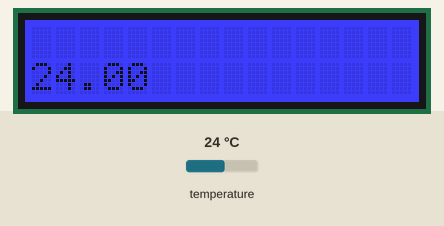
Simulated run of this sketch. Board: Arduino Uno, built with avr-gcc and run on an emulated ATmega328P. Parts: 16×2 character LCD. Inputs (shaded band) come from the test bench; at power-on: temperature 24 °C. What the sketch prints to the serial monitor is not drawn.

Above: at 2.2 s.
2.3 s: temperature set to 27.4 °C
At 2.7 s:
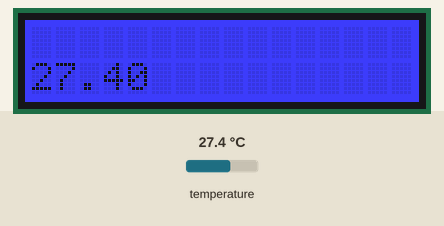
3.8 s: temperature set to 28.4 °C
At 4.6 s:
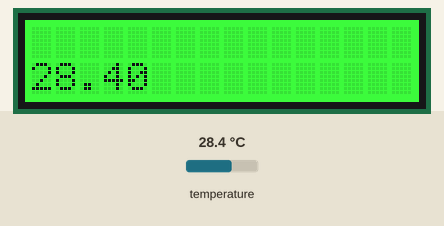
5.3 s: temperature set to 12 °C
At 6.1 s:
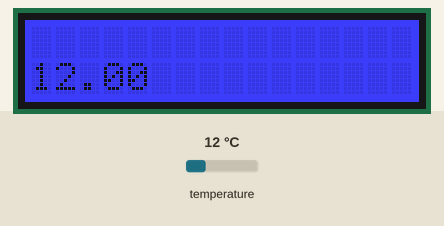
Timing chart, 0 to 8.3 s (numbered marks = the images above; inputs shaded):
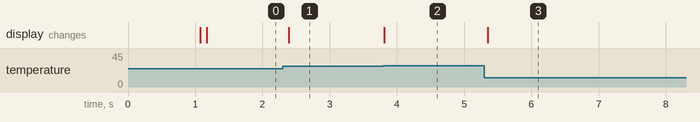

The sketch:

AffichageEcran.ino
```cpp
#include <Wire.h>
#include "rgb_lcd.h"
#include <Adafruit_BME280.h>
#include <SPI.h> // Libairie communication SPI avec le Shield éthernet
#include <Ethernet.h> // Librairie communication Ethernet sur un réseau local

//Constante écran
rgb_lcd lcd;
const int colorR = 255;
const int colorG = 0;
const int colorB = 0;


//Constante Capteur

#define adresseI2CduBME280                0x76            // Adresse I2C du capteur
#define pressionAuNiveauDeLaMerEnHpa      1024.90
#define delaiRafraichissementAffichage    1500            // Délai de rafraîchissement de l'affichage (en millisecondes)

Adafruit_BME280 bme;

void setColorFromTemperature()
{
  float temp=bme.readTemperature();
  if(temp<28)
  {
    lcd.setRGB(0,0,255);
  }
  else if(temp>27 && temp<31)
  {
    lcd.setRGB(0,255,0);
  }
  else
  {
    lcd.setRGB(255,0,0);
  }
}
void setup()
{
  Serial.print(F("Initialisation du BME280, à l'adresse [0x"));
  Serial.print(adresseI2CduBME280, HEX);
  Serial.println(F("]"));
  if(!bme.begin(adresseI2CduBME280)) {
    Serial.println(F("--> ÉCHEC…"));
  }
  else {
    Serial.println(F("--> RÉUSSIE !"));
  }
  Serial.println();

  //setup ecran
    // set up the LCD's number of columns and rows:
    lcd.begin(16, 2);
    Serial.begin(9600);
    while(!Serial);
    Serial.println();

    lcd.setRGB(colorR, colorG, colorB);

    // Print a message to the LCD.
    delay(1000);
    //setup capteur
}

void loop()
{
    // set the cursor to column 0, line 1
    // (note: line 1 is the second row, since counting begins with 0):
    lcd.setCursor(0, 1);
    // print the number of seconds since reset:
    float t=bme.readTemperature();
    lcd.print(t);
    delay(100);
    setColorFromTemperature();
    Serial.print(F("Température = "));
    Serial.print(bme.readTemperature());
    Serial.println(F(" °C"));

}
```

Measured:
- the behaviour switches between 27.9 and 28 °C on temperature (found by bisection; images 1 and 2)
- after the input at 2.3 s, the display: changes after 0.09 s (image 1)
- after the input at 3.8 s, the display: first changes at once (image 2 shows a later state)
- after the input at 5.3 s, the display: first changes after 0.05 s (image 3 shows a later state)
